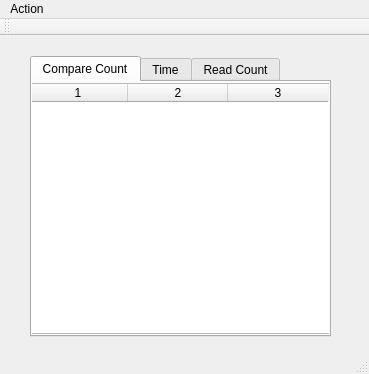
<?xml version="1.0" encoding="UTF-8"?>
<ui version="4.0">
 <class>MainWindow</class>
 <widget class="QMainWindow" name="MainWindow">
  <property name="geometry">
   <rect>
    <x>0</x>
    <y>0</y>
    <width>369</width>
    <height>374</height>
   </rect>
  </property>
  <property name="windowTitle">
   <string>MainWindow</string>
  </property>
  <widget class="QWidget" name="centralWidget">
   <widget class="QTabWidget" name="tabWidget">
    <property name="geometry">
     <rect>
      <x>30</x>
      <y>20</y>
      <width>301</width>
      <height>281</height>
     </rect>
    </property>
    <property name="tabPosition">
     <enum>QTabWidget::North</enum>
    </property>
    <property name="tabShape">
     <enum>QTabWidget::Rounded</enum>
    </property>
    <property name="currentIndex">
     <number>0</number>
    </property>
    <widget class="QWidget" name="tab">
     <attribute name="title">
      <string>Compare Count</string>
     </attribute>
     <widget class="QTableWidget" name="twCompare">
      <property name="geometry">
       <rect>
        <x>-5</x>
        <y>1</y>
        <width>491</width>
        <height>251</height>
       </rect>
      </property>
      <property name="columnCount">
       <number>3</number>
      </property>
      <attribute name="verticalHeaderVisible">
       <bool>false</bool>
      </attribute>
      <column/>
      <column/>
      <column/>
     </widget>
    </widget>
    <widget class="QWidget" name="tab_2">
     <attribute name="title">
      <string>Time</string>
     </attribute>
     <widget class="QTableWidget" name="twTime">
      <property name="geometry">
       <rect>
        <x>-5</x>
        <y>1</y>
        <width>491</width>
        <height>251</height>
       </rect>
      </property>
      <property name="columnCount">
       <number>3</number>
      </property>
      <attribute name="verticalHeaderVisible">
       <bool>false</bool>
      </attribute>
      <column/>
      <column/>
      <column/>
     </widget>
    </widget>
    <widget class="QWidget" name="tab_3">
     <attribute name="title">
      <string>Read Count</string>
     </attribute>
     <widget class="QTableWidget" name="twRead">
      <property name="geometry">
       <rect>
        <x>-5</x>
        <y>1</y>
        <width>491</width>
        <height>251</height>
       </rect>
      </property>
      <property name="columnCount">
       <number>3</number>
      </property>
      <attribute name="verticalHeaderVisible">
       <bool>false</bool>
      </attribute>
      <column/>
      <column/>
      <column/>
     </widget>
    </widget>
   </widget>
  </widget>
  <widget class="QMenuBar" name="menuBar">
   <property name="geometry">
    <rect>
     <x>0</x>
     <y>0</y>
     <width>369</width>
     <height>20</height>
    </rect>
   </property>
   <widget class="QMenu" name="menuAction">
    <property name="title">
     <string>Action</string>
    </property>
    <addaction name="actionProcess"/>
   </widget>
   <addaction name="menuAction"/>
  </widget>
  <widget class="QToolBar" name="mainToolBar">
   <attribute name="toolBarArea">
    <enum>TopToolBarArea</enum>
   </attribute>
   <attribute name="toolBarBreak">
    <bool>false</bool>
   </attribute>
  </widget>
  <widget class="QStatusBar" name="statusBar"/>
  <action name="actionProcess">
   <property name="text">
    <string>Process</string>
   </property>
  </action>
 </widget>
 <layoutdefault spacing="6" margin="11"/>
 <resources/>
 <connections/>
</ui>
